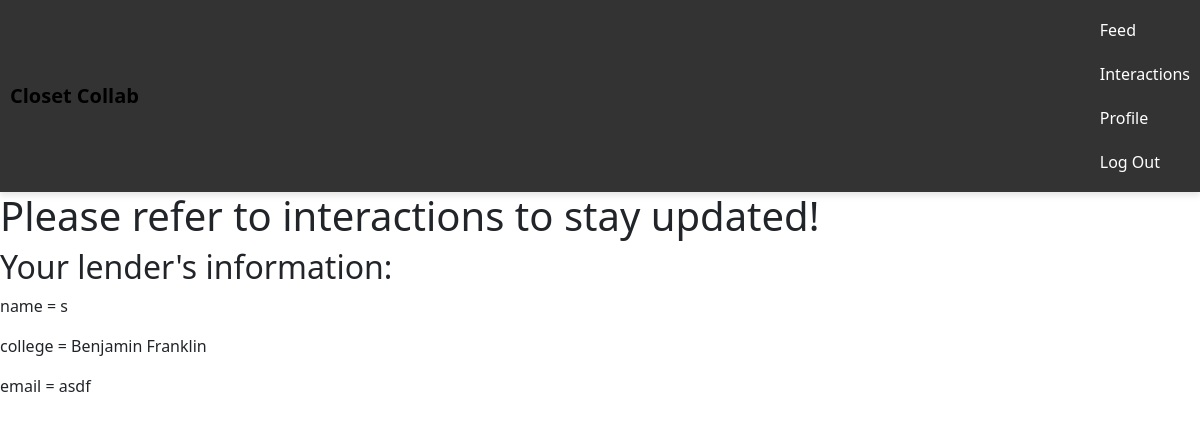
Screenshot of /inquiry/13 (signed in) with the database file from the repository.
### tables this page shows
CREATE TABLE users (id INTEGER PRIMARY key AUTOINCREMENT, username TEXT UNIQUE NOT NULL, password TEXT NOT NULL, college TEXT NOT NULL, email TEXT NOT NULL, name TEXT NOT NULL, img_path TEXT);

### app.py (the view, shortened to what this page needs)
@app.route("/inquiry/<int:inquiry_id>", methods=["GET", "POST"])
def inquiry(inquiry_id):
    db = get_db()
    inquiry = db.execute("""
       SELECT * FROM inquiries
        WHERE id = ?
    """, (inquiry_id,)).fetchone()
    curUser = session["user_id"]
    is_owner = inquiry["user_id"] == curUser
    db.execute("DELETE FROM responses WHERE lending_exp_date < CURRENT_DATE")
    db.execute("DELETE FROM inquiries WHERE accepted ='no' AND exp_date < CURRENT_DATE")
    responses = db.execute(
        "SELECT responses.*, users.username AS lender_username FROM responses JOIN users ON responses.prosp_Lender_id = users.id WHERE responses.inquiry_id = ? ORDER BY responses.time_published DESC", (inquiry_id, )).fetchall();
    for response in responses:
        print(response['img_path'])
    inquiry_accepted = db.execute("SELECT accepted FROM inquiries WHERE id = ?", (inquiry_id, )).fetchone()[0]
    db.commit()
    if inquiry_accepted == 'yes':
        lenderId = db.execute("SELECT lender_id FROM interactions WHERE inquiry_id = ?", (inquiry_id, )).fetchone()[0]
        lender_info = get_lender_info(lenderId)
        return render_template("accepted_inquiry.html", lender_info=lender_info)
    else:
        return render_template("inquiry.html", responses=responses, inquiry=inquiry, is_owner=is_owner)

### app.py (called while the page is built)
def get_lender_info(user_id):
    db = get_db()
    return db.execute("SELECT * FROM users WHERE id = ?", (user_id,)).fetchone()

def get_db():
    if 'db' not in g:
        g.db = sqlite3.connect('closet.db')
        g.db.row_factory = sqlite3.Row  # Allows access to columns by name
    return g.db

@app.after_request
def after_request(response):
    response.headers["Cache-Control"] = "no-cache, no-store, must-revalidate"
    response.headers["Expires"] = 0
    response.headers["Pragma"] = "no-cache"
    return response

### templates/accepted_inquiry.html (shortened to what this page needs)
{% extends "layout.html" %}
{% block main %}
    <h1>Please refer to interactions to stay updated!</h1>
    <h2>Your lender's information:</h2>
    <p>name = {{ lender_info.name }}</p>
    <p>college = {{ lender_info.college }}</p>
    <p>email = {{ lender_info.email }}</p>
{% endblock %}

### static/style.css (style rules this page uses)
body { font-family: Arial, sans-serif; margin: 0; padding: 0; }

### rows the page displays
users: name "s", college "Benjamin Franklin", email "asdf"
